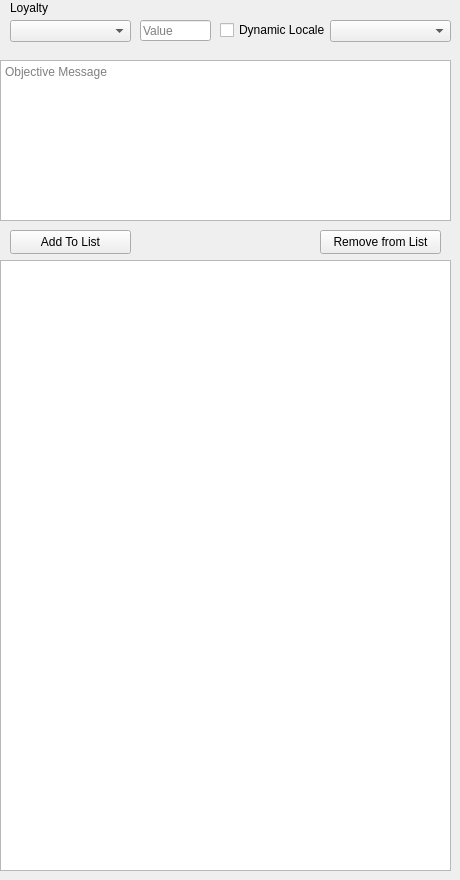
            <widget class="QWidget" name="tab_11">
             <attribute name="title">
              <string>Loyalty</string>
             </attribute>
             <widget class="QLabel" name="label">
              <property name="geometry">
               <rect>
                <x>10</x>
                <y>0</y>
                <width>49</width>
                <height>16</height>
               </rect>
              </property>
              <property name="text">
               <string>Loyalty</string>
              </property>
             </widget>
             <widget class="QCheckBox" name="FinishLoyaltyDynamicLocale">
              <property name="geometry">
               <rect>
                <x>220</x>
                <y>20</y>
                <width>111</width>
                <height>20</height>
               </rect>
              </property>
              <property name="text">
               <string>Dynamic Locale</string>
              </property>
             </widget>
             <widget class="QLineEdit" name="FinishLoyaltyValue">
              <property name="geometry">
               <rect>
                <x>140</x>
                <y>20</y>
                <width>71</width>
                <height>21</height>
               </rect>
              </property>
              <property name="placeholderText">
               <string>Value</string>
              </property>
              <property name="clearButtonEnabled">
               <bool>true</bool>
              </property>
             </widget>
             <widget class="QComboBox" name="FinishLoyaltyCompare">
              <property name="geometry">
               <rect>
                <x>330</x>
                <y>20</y>
                <width>121</width>
                <height>22</height>
               </rect>
              </property>
              <property name="placeholderText">
               <string>Compare Method</string>
              </property>
             </widget>
             <widget class="QPushButton" name="FinishLoyaltyRemoveFromList">
              <property name="geometry">
               <rect>
                <x>320</x>
                <y>230</y>
                <width>121</width>
                <height>24</height>
               </rect>
              </property>
              <property name="text">
               <string>Remove from List</string>
              </property>
             </widget>
             <widget class="QListWidget" name="FinishLoyaltyWidget">
              <property name="geometry">
               <rect>
                <x>0</x>
                <y>260</y>
                <width>451</width>
                <height>611</height>
               </rect>
              </property>
             </widget>
             <widget class="QPushButton" name="FinishLoyaltyAddToList">
              <property name="geometry">
               <rect>
                <x>10</x>
                <y>230</y>
                <width>121</width>
                <height>24</height>
               </rect>
              </property>
              <property name="text">
               <string>Add To List</string>
              </property>
             </widget>
             <widget class="QComboBox" name="TraderFinishcomboBox">
              <property name="geometry">
               <rect>
                <x>10</x>
                <y>20</y>
                <width>121</width>
                <height>22</height>
               </rect>
              </property>
              <property name="placeholderText">
               <string>Trader</string>
              </property>
             </widget>
             <widget class="QTextEdit" name="FinishLoyaltyObjective">
              <property name="geometry">
               <rect>
                <x>0</x>
                <y>60</y>
                <width>451</width>
                <height>161</height>
               </rect>
              </property>
              <property name="placeholderText">
               <string>Objective Message</string>
              </property>
             </widget>
            </widget>
